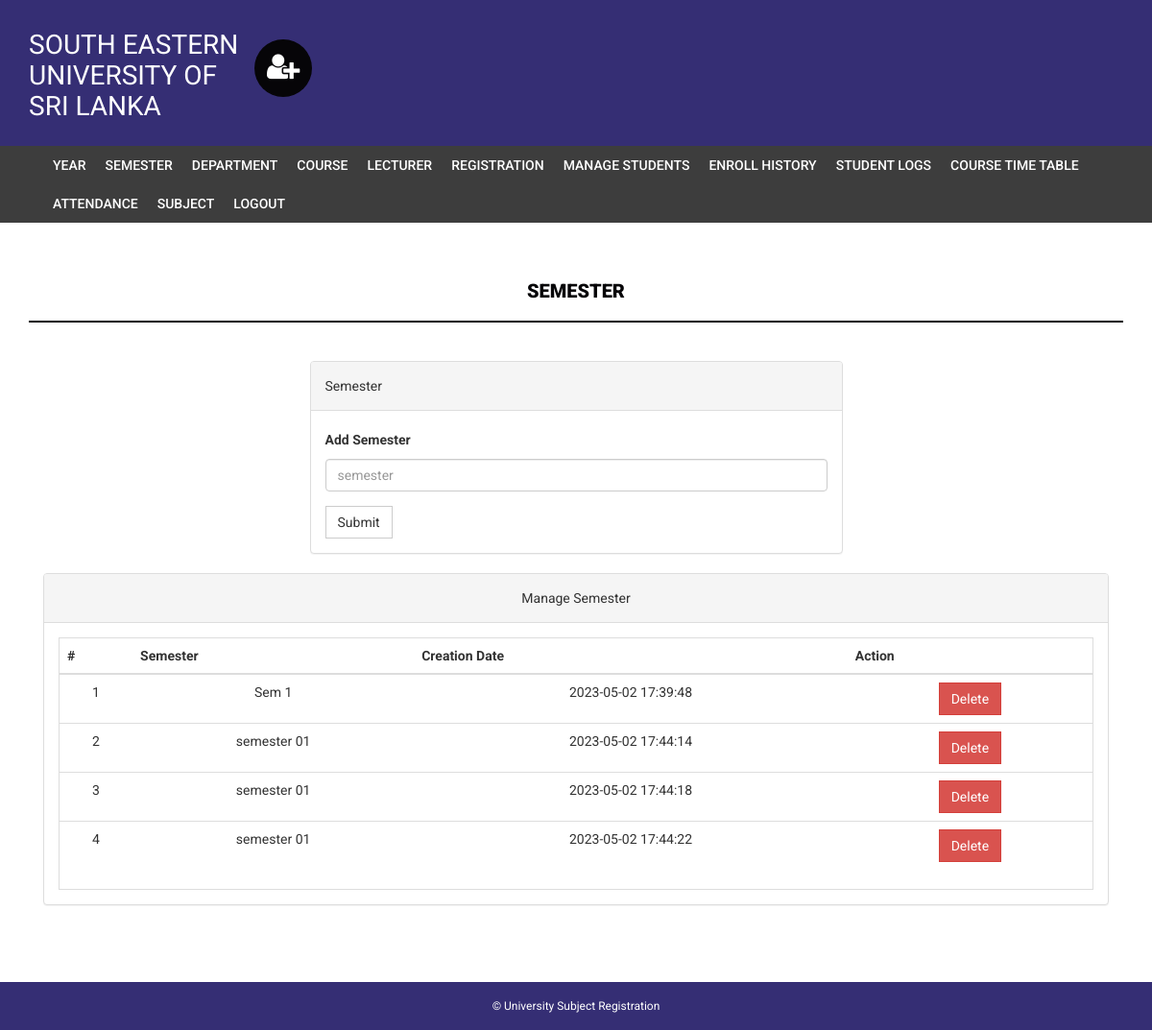
Page /admin/semester.php (signed in) on the committed database.
### tables this page shows
CREATE TABLE `semester` (
  `id` int(11) NOT NULL,
  `semester` varchar(255) NOT NULL,
  `creationDate` timestamp NOT NULL DEFAULT current_timestamp(),
  `updationDate` varchar(255) DEFAULT NULL
);

### admin/semester.php (the view, shortened to what this page needs)
<?php
if(strlen($_SESSION['alogin'])==0)
    {
header('location:index.php');
}
else{
?>
<!DOCTYPE html>
<html xmlns="http://www.w3.org/1999/xhtml">
<head>
    <link href="assets/css/bootstrap.css" rel="stylesheet" />
    <link href="assets/css/font-awesome.css" rel="stylesheet" />
    <link href="assets/css/style.css" rel="stylesheet" />
</head>
<body>
<?php include('includes/header.php');?>
<?php if($_SESSION['alogin']!="")
{
 include('includes/menubar.php');
}
 ?>
    <div class="content-wrapper">
        <div class="container">
              <div class="row">
                    <div class="col-md-12">
                        <h1 class="page-head-line">Semester  </h1>
                    </div>
                </div>
                <div class="row" >
                  <div class="col-md-3"></div>
                    <div class="col-md-6">
                        <div class="panel panel-default">
                        <div class="panel-heading">
                           Semester
                        </div>
                        <div class="panel-body">
                       <form name="semester" method="post">
   <div class="form-group">
    <label for="semester">Add Semester  </label>
    <input type="text" class="form-control" id="semester" name="semester" placeholder="semester" required />
  </div>
 <button type="submit" name="submit" class="btn btn-default">Submit</button>
</form>
                            </div>
                            </div>
                    </div>
                </div>
                <div class="col-md-12">
                    <div class="panel panel-default">
                        <div class="panel-heading">
                            Manage Semester
                        </div>
                        <div class="panel-body">
                            <div class="table-responsive table-bordered">
                                <table class="table">
                                    <thead>
                                        <tr>
                                            <th>#</th>
                                            <th>Semester</th>
                                            <th>Creation Date</th>
                                            <th>Action</th>
                                        </tr>
                                    </thead>
                                    <tbody>
<?php
$sql=mysqli_query($bd, "select * from semester");
$cnt=1;
while($row=mysqli_fetch_array($sql))
{
?>
                                        <tr>
                                            <td><?php echo $cnt;?></td>
                                            <td><?php echo htmlentities($row['semester']);?></td>
                                            <td><?php echo htmlentities($row['creationDate']);?></td>
                                            <td>
  <a href="semester.php?id=<?php echo $row['id']?>&del=delete" onClick="return confirm('Are you sure you want to delete?')">
                                            <button class="btn btn-danger">Delete</button>
</a>
                                            </td>
                                        </tr>
<?php
$cnt++;
} ?>
                                    </tbody>
                                </table>
                            </div>
                        </div>
                    </div>
                </div>
            </div>
        </div>
  <?php include('includes/footer.php');?>
</body>
</html>
<?php } ?>

### admin/assets/css/style.css (style rules this page uses)
body { font-family: 'Roboto', sans-serif; line-height: 30px; }
.content-wrapper { margin-top: 40px; min-height: 600px; padding-bottom: 60px; }
.page-head-line { font-weight: 900; padding-bottom: 20px; border-bottom: 2px solid #060508; text-transform: uppercase; color: #060508; font-size: 20px; margin-bottom: 40px; }
.btn { border-radius: 0px; -webkit-border-radius: 0px; -moz-border-radius: 0px; }

### admin/includes/footer.php (style rules this page uses)
.col-md-12 { text-align: center; }

### rows in the picture
semester: semester "Sem 1", creationDate "2023-05-02 17:39:48"
semester: semester "semester 01", creationDate "2023-05-02 17:44:14"
semester: semester "semester 01", creationDate "2023-05-02 17:44:18"
semester: semester "semester 01", creationDate "2023-05-02 17:44:22"
